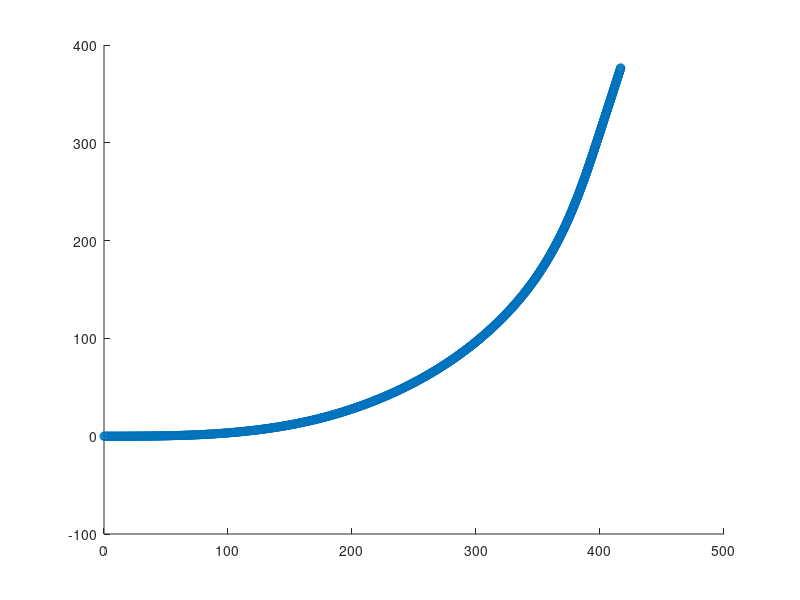

Reproduce this figure in MATLAB. (Note: this script raises an error after producing the figure.)
clear; close all; clc
%%%%%%%%%%%%%%%%%%%%%%%%%%%%%%%%%%%%%%%%%%%%%%%%%%%%%%%
% In this example, the noise is added to the ideal mathematical road
% The road data is smoothed and profile is somewhat good
%%%%%%%%%%%%%%%%%%%%%%%%%%%%%%%%%%%%%%%%%%%%%%%%%%%%%%%
%GPS DATA
%load('CVF9LatX.mat'); load('CVF9LongY.mat');
%Ideal AASHTO
load('MichXm.mat'); load('MichYm.mat');
%x2 = LatX'; y2 = LongY';
x2 = xm'; y2 = ym';
x2 = unique(x2); y2 = unique(y2);
x2 = x2(1:numel(y2));

% Added White Noise
x2 = awgn(x2,95,'measured');
y2 = awgn(y2,95,'measured');
scatter(x2,y2);

%%%%%%%%%%%%%%%%%%%%%%% Smoothering %%%%%%%%%%%%%%%%%%%%%%%
yy1 = smooth(x2,y2,0.2,'loess');
x2 = unique(x2); yy1 = unique(yy1);
x2 = x2(1:numel(yy1));
y2 = yy1;

%%%%%%%%%%%%%%%%%%%%%%% Curvature Calculation %%%%%%%%%%%%%%%%%%%%%%%
X = [x2',y2];
[L,R,K] = curvature(X);
K(1,:) = []; K(end,:) = []; L(1,:) = []; L(end,:) = [];
x2(1) = []; x2(end) = []; y2(1) = []; y2(end) = [];
figure; scatter(x2,y2);
xlabel('X Coordinate (m)'); ylabel('Y Coordinate (m)')
title('Raw Road Data')
figure;
h = scatter(x2,y2); grid on; axis equal; set(h,'marker','.');
xlabel('X Coordinate (m)'); ylabel('Y Coordinate (m)')
title('Road with Curvature Vectors')
hold on
%%%%%%%%%%%%%%%%%%%%%%% Curvature Vectors %%%%%%%%%%%%%%%%%%%%%%%
quiver(x2',y2',K(:,1),K(:,2)); hold off  
y = sqrt(K(:,1).^2 + K(:,2).^2);
s = L;
figure; plot(s,y)
title('Curvature vs Segment Lenght')
ylim([0 5e-3])
%%%%%%%%%%%%%%%%%%%%%%%%%%%%%%%%%%%%%%%%%%%%%%%%%%
% Initial Conditions, NEVER repeat them.
x0 = [100 200 300 400 500];
% Curvature Model M.1
M1 = @(x,s) ((x(5)./(x(2)-x(1))).*(s - x(1))).*(heaviside(s-x(1)) - heaviside(s-x(2))) +...
     x(5).*(heaviside(s-x(2))-heaviside(s-x(3))) + ...
( ( x(5)./(x(4)-x(3))).*(-s+x(3))+ x(5) ).*(heaviside(s-x(3)) - heaviside(s-x(4))); 
% Pr.1
fprintf('Pr. 1, Least Squares Min. Has finalized');
options = optimset('Display','off');
x = lsqcurvefit(M1,x0,s(1:end),y,[],[],options)
snew = linspace(s(1),s(end),100); % <--- This defines the 
% size of the "K_vector".
figure; hold on; 
plot(s,y,'bo');
xlabel('S-Segment (m)'); ylabel ('Curvature(m^{-1})');
plot(snew,M1(x,snew),'k-','linewidth',2);
xlim([snew(1), snew(end)+5]);
legend('Data','Fitted Response','location','best'); 
title('Data and Fitted Curve'); grid on
ylim([0 5e-3])
%%%%%%%%%%%%%%%%%%%%%%%%%%%%%%%%%%%%%%%%%%%%%%%%%%
% -------------------------
%Parameters 
global K_temp e g mu U
% Vehicle Only
L = 2.5;  %U = 1.95;
U = 3;
% Road Only
e = 6; mu = 0.3;
% Both
g = 9.81; K_vector = M1(x,snew);
% -------------------------
%Iterative Optimization Routine for Pr.2 given Optimized M.1
for i = 1:length(K_vector)
K_temp = K_vector(i);  
% Objective Function Pr.2
fun = @(x)  x(1) - (53.7*L + U*x(2)^2/g)*K_temp;    
%C.1 (Bounds)
% lb = [-3,25]; 
% ub = [3,60]; 
lb = [-3,25]; % -3 < x1 < 3;
ub = [3,35];  % 55 < x2 < 80; mph
% There are no linear constraints, so set those arguments to |[]|. 
A = [];  b = []; % Linear In-equality Constraints
Aeq = []; beq = [];  % Linear Equality Constraints
%Initial Conditions
x0 = [1/4,1/4];  
%Constraints as an annoynomous function
nonlcon = @EqConstraint;
options = optimoptions('fmincon','Display','off');
Op(i,:) = fmincon(fun,x0,A,b,Aeq,beq,lb,ub,nonlcon,options);  
end
fprintf('Pr. 2 Has finalized \n');
vOpt = Op(:,2);
figure; plot(snew,vOpt,'linewidth',3)
ylim([max(vOpt)-10 max(vOpt)+10])
title('Segment Length vs Velocity Optimized'); grid on
xlabel('S-Segment (m)'); ylabel ('Velocity (m/s)');
figure; plot(M1(x,snew),vOpt)
ylim([max(vOpt)-10 max(vOpt)+10])
title('Curvature vs Velocity Optimized'); grid on;
xlabel('S-Segment (m)'); ylabel ('Curvature(m^{-1})');

% Nonlinear Constaints (Not bounds)
function [c,ceq] = EqConstraint(x)
global K_temp e g mu 
%Pr.2
% Nonlinear Inequality Constraints
c = x(2)^2*K_temp/g - (mu + 0.01*e)/(1-0.01*mu*e);
% Nonlinear Equality Constraints
ceq = [];
end


